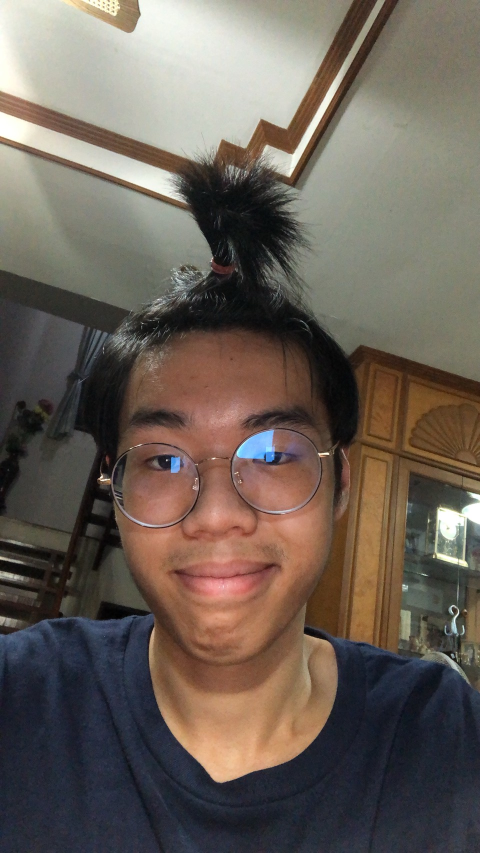
#> input picture sample_image/earth_regis.jpg, 960 x 1706 px (shown at 1/2 size)
$ jupyter execute --allow-errors vgg-face.ipynb
#> lines starting #> are read from the running program, lines starting #| are printed output that depends on the picture
[cell 1]
from keras.engine import  Model
from keras.layers import Input
from keras_vggface.vggface import VGGFace

# Convolution Features
#> (the rest of this cell did not finish here and is left out)

[cell 2]
import cv2
import numpy as np
from PIL import Image
import time
im_path = "sample_image/earth_regis.jpg"
img = cv2.imread(im_path)
#> img is the input picture: shape (1706, 960, 3); mean B, G, R 87.5, 96.4, 106.7
img = cv2.cvtColor(img, cv2.COLOR_BGR2RGB)
img = cv2.resize(img,(224,224))
#> img: shape (224, 224, 3)

#debug
img_debug = Image.fromarray(img)
display(img_debug)

print(img.shape)
#| (224, 224, 3)
img=np.array((img,))
print(img.shape)
#| (1, 224, 224, 3)

start = time.time()
#> (the rest of this cell did not finish here and is left out)

[cell 3]
faceCascade = cv2.CascadeClassifier('Cascades/haarcascade_frontalface_default.xml')

def detect_face(img):
    gray = cv2.cvtColor(img, cv2.COLOR_BGR2GRAY)
    faces = faceCascade.detectMultiScale(
        gray,
        scaleFactor=1.2,
        minNeighbors=5,
        minSize=(20, 20)
    )
    cropped_face = np.zeros(img.shape)
    (x0, y0, w0, h0) = (0,0,0,0)
    if len(faces)!=0:
        print(f"{len(faces)} face detected")
        for (x, y, w, h) in faces:
            cropped_face = img[y:y + h, x:x + w]
            (x0, y0, w0, h0) = (x, y, w, h)
    else:
        print("face not detected!")
    return cropped_face, (x0, y0, w0, h0)

# [16 lines of commented-out code are left out]

[cell 4]
im_path = "sample_image/dene_regis.jpg"
img = cv2.imread(im_path)
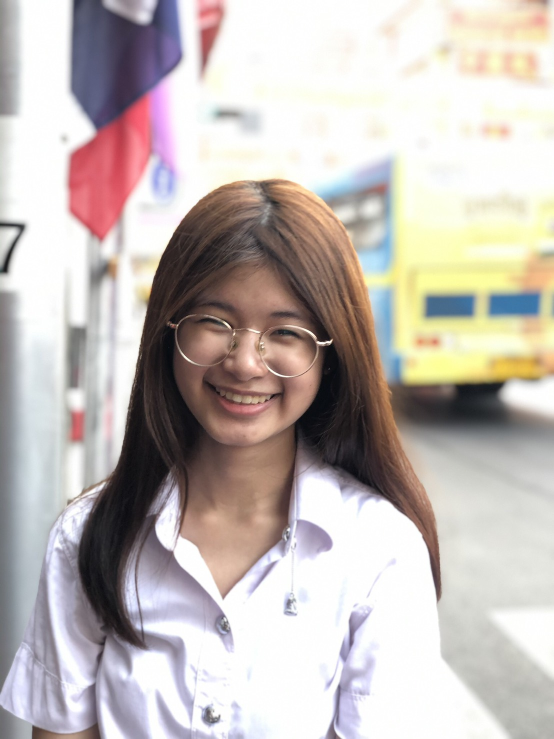
#> input picture sample_image/dene_regis.jpg, 1108 x 1478 px (shown at 1/2 size)
#> img is the input picture: shape (1478, 1108, 3); mean B, G, R 182.2, 186, 194.2
result,_ = detect_face(img)
#> in detect_face, `faces = faceCascade.detectMultiScale( gray, scaleFactor=1.2, minNeighb..`: faces = [[311, 516, 359, 359]]
#| 1 face detected
#> the loop in detect_face, `for (x, y, w, h) in faces:` made 1 pass
#> (x, y, w, h, x0, y0, w0, h0) on pass 1: (311, 516, 359, 359, 311, 516, 359, 359)
#debug
img = cv2.cvtColor(result, cv2.COLOR_BGR2RGB)
#> img: shape (359, 359, 3)
img_debug = Image.fromarray(img)
display(img_debug)

create registration image

[cell 5]
def preprocess(img_path, is_cropped = False):

#> called with img_path = 'sample_image/dene_regis.jpg', is_cropped = False
    img = cv2.imread(img_path)
    img = cv2.cvtColor(img, cv2.COLOR_BGR2RGB)
#> img: shape (1478, 1108, 3)
    if not is_cropped:
        face ,_ = detect_face(img)
#> in detect_face (call 2), `faces = faceCascade.detectMultiScale( gray, scaleFactor=1.2, minNeighb..`: faces = [[311, 512, 366, 366]]
#| 1 face detected
#> the loop in detect_face (call 2), `for (x, y, w, h) in faces:` made 1 pass
#> (x, y, w, h, x0, y0, w0, h0) on pass 1: (311, 512, 366, 366, 311, 512, 366, 366)
#> pass 1, in detect_face (call 2), `cropped_face = img[y:y + h, x:x + w]`:
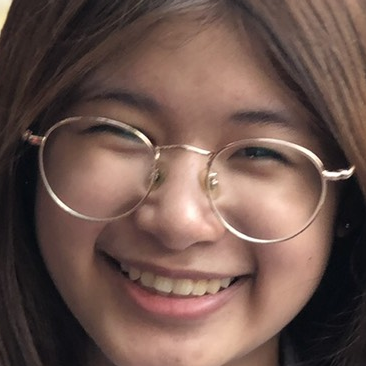
#> cropped_face: shape (366, 366, 3); mean R, G, B 109.8, 85.1, 77.4
    else:
        face = img
    face = cv2.resize(face,(224,224))
    face=np.array((face,))
    return face

def preprocess_video(img):
#     img = cv2.cvtColor(img, cv2.COLOR_BGR2RGB)
    face, (x, y, w, h) = detect_face(img)
    face = cv2.resize(face,(224,224))
    face=np.array((face,))
    return face, (x, y, w, h)

[cell 6]
import os
from tqdm import tqdm
img_list = [f for f in os.listdir("sample_image") if "regis" in f]
# print(regis_list)

regis_data = {}
#> (the rest of this cell did not finish here and is left out)

[cell 7]
sorted(list(regis_data.keys()))

inference test

[cell 8]
regis_person = sorted(list(regis_data.keys()))
extracted_feat = []
for person in regis_person:
    extracted_feat.append(regis_data[person])

[cell 9]
input_path = "sample_image/pan_infer.jpg"

#preprocess
start_pre = time.time()
img_infer = preprocess(input_path,False)
#> call 2 of preprocess, with img_path = 'sample_image/pan_infer.jpg', is_cropped = False
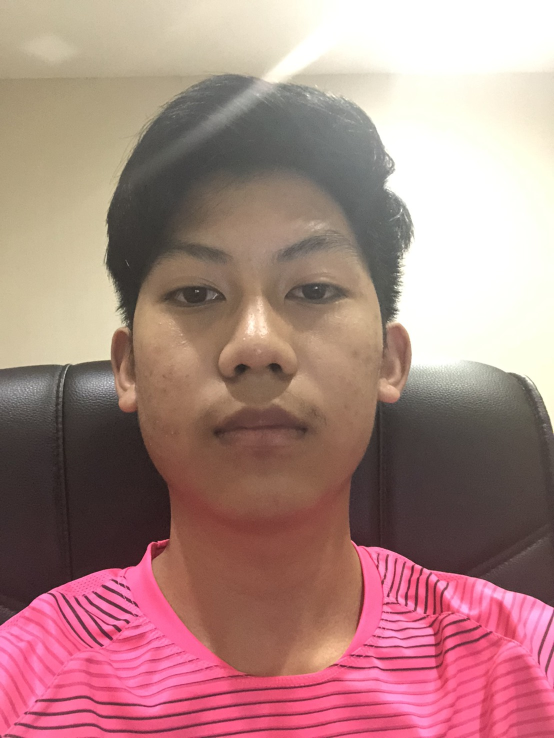
#> input picture sample_image/pan_infer.jpg, 1108 x 1476 px (shown at 1/2 size)
#> in preprocess, img is the input picture: shape (1476, 1108, 3); mean B, G, R 130, 133.3, 171.4
#> in detect_face (call 3), `gray = cv2.cvtColor(img, cv2.COLOR_BGR2GRAY)`:
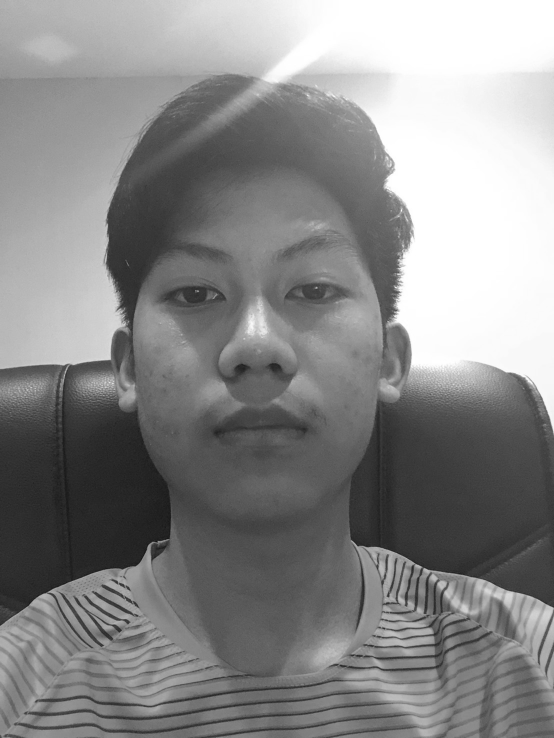
#> gray: shape (1476, 1108) (shown at 1/2 size); min 12, max 255, mean 136.7
#> in detect_face (call 3), `faces = faceCascade.detectMultiScale( gray, scaleFactor=1.2, minNeighb..`: faces = [[180, 320, 671, 671]]
#| 1 face detected
#> the loop in detect_face (call 3), `for (x, y, w, h) in faces:` made 1 pass
#> (x, y, w, h, x0, y0, w0, h0) on pass 1: (180, 320, 671, 671, 180, 320, 671, 671)
#> pass 1, in detect_face (call 3), `cropped_face = img[y:y + h, x:x + w]`:
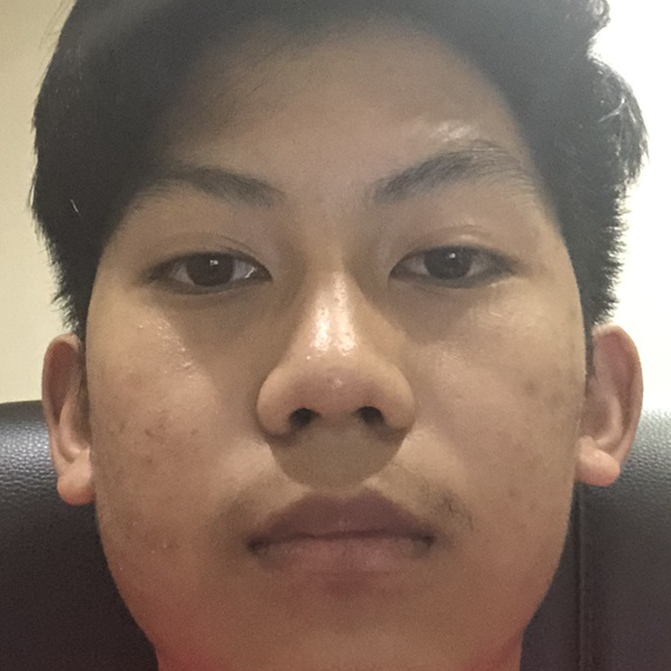
#> cropped_face: shape (671, 671, 3); mean R, G, B 134.8, 113.2, 98.5
print(f"preprocess time : {time.time() - start_pre}")

#debug
img_debug = Image.fromarray(img_infer.astype(np.uint8).reshape(224,224,3))
display(img_debug)

#inference
start_infer = time.time()
#> (the rest of this cell did not finish here and is left out)

#> (a cell that did not finish here is left out)

Video inference

[cell 11]
input_path = "sample_image/earth1_trim.mp4"

cap = cv2.VideoCapture(input_path)
_,frame = cap.read()
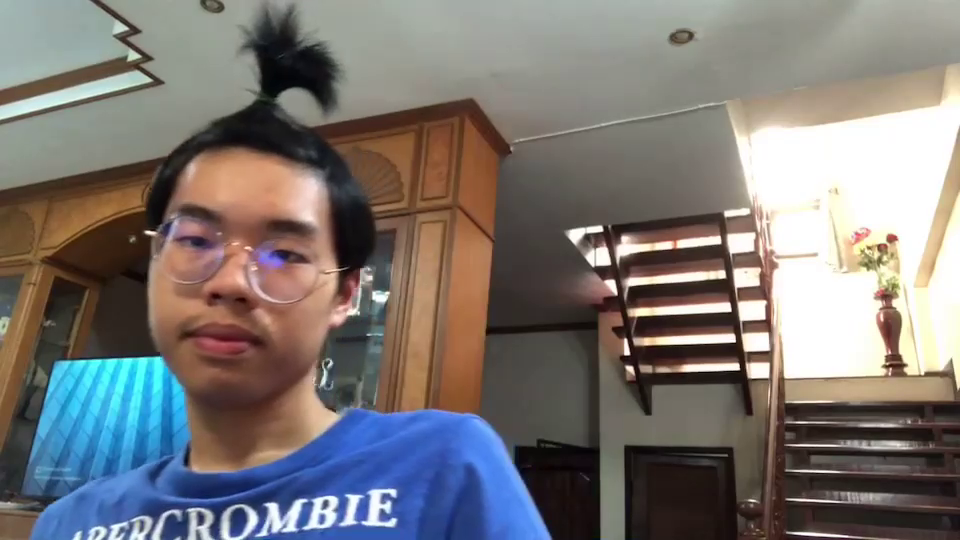
#> input picture frame 3 of sample_image/earth1_trim.mp4, 960 x 540 px
#> frame is the input picture: shape (540, 960, 3); mean B, G, R 116.4, 118.6, 123.4
input_size = (frame.shape[1], frame.shape[0])
#> input_size = (960, 540)
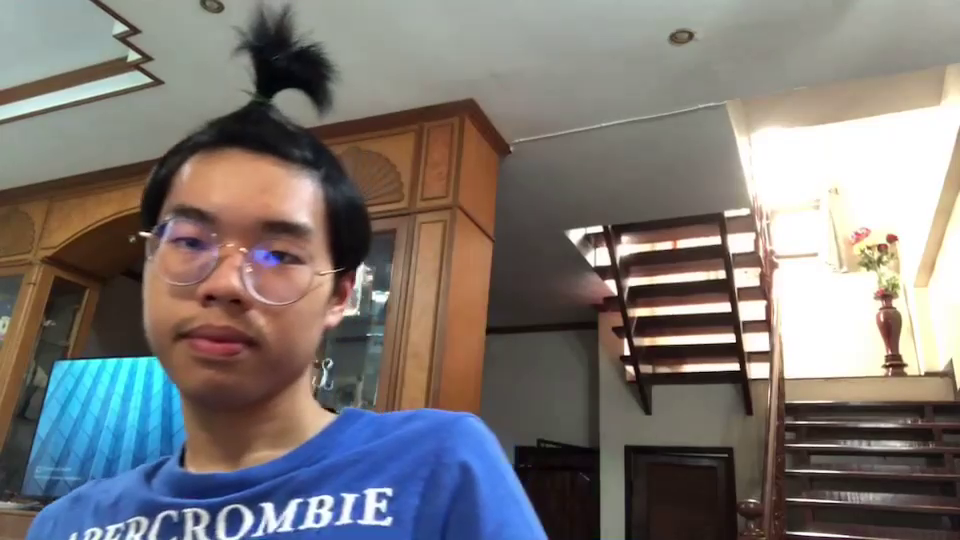
#> input picture frame 4 of sample_image/earth1_trim.mp4, 960 x 540 px
#> further down, frame is the input picture: shape (540, 960, 3); mean B, G, R 116.9, 119, 123.9
input_size = (480,270)

#record inference result
fourcc = cv2.VideoWriter_fourcc(*"mp4v")
save_path = "output/out4.mp4"
writer = cv2.VideoWriter(save_path, fourcc, 2, input_size)

fps = 0.0

#> (the rest of this cell did not finish here and is left out)

#> in detect_face (call 4), `gray = cv2.cvtColor(img, cv2.COLOR_BGR2GRAY)`:
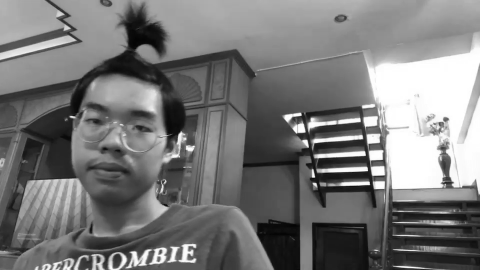
#> gray: shape (270, 480); min 4, max 255, mean 120.3
#> in detect_face (call 4), `faces = faceCascade.detectMultiScale( gray, scaleFactor=1.2, minNeighb..`: faces = [[55, 71, 126, 126]]
#| 1 face detected
#> the loop in detect_face (call 4), `for (x, y, w, h) in faces:` made 1 pass
#> (x, y, w, h, x0, y0, w0, h0) on pass 1: (55, 71, 126, 126, 55, 71, 126, 126)
#> pass 1, in detect_face (call 4), `cropped_face = img[y:y + h, x:x + w]`:
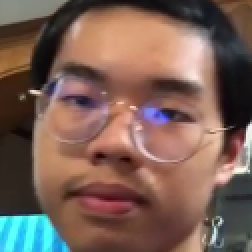
#> cropped_face: shape (126, 126, 3) (shown 2 times larger); mean B, G, R 86.1, 96.5, 122.5
#> in preprocess_video, `face, (x, y, w, h) = detect_face(img)`: x = 55; y = 71; w = 126
#> `img_infer, (x, y, w, h) = preprocess_video(frame)`: x = 55; y = 71; w = 126
        print(f"preprocess time : {time.time() - start_pre}")

        #inference
        start_infer = time.time()
        feature_infer = vgg_features.predict(img_infer)
        print(f"inference time : {time.time() - start_infer}")

        #postprocess
        start_pos = time.time()
        extracted_feat = np.asarray(extracted_feat)
        distances = [np.linalg.norm(f) for f in extracted_feat-feature_infer]
        print(f"postprocess time : {time.time() - start_pos}")

        #result
        person_name = regis_person[np.argmin(distances)]

        #calculate fps
        end = time.time()
        fps = 1/(end -start)
        print("fps {:.2f}".format(fps))

        #display result
        cv2.rectangle(frame, (x, y), (x + w, y + h), (0, 255, 0), 2)
        cv2.putText(frame, person_name, (x,y-10), cv2.FONT_HERSHEY_SIMPLEX, 1, (0,255,0), 2)
        cv2.putText(frame, "fps {:.2f}".format(fps), (10,50), cv2.FONT_HERSHEY_SIMPLEX, 1, (0,255,0), 2)
        writer.write(frame)

        #debug
#         frame = Image.fromarray(frame.astype(np.uint8))
#         display(frame)


    else:
        writer.release()
        cap.release()
        print(f"result saved to {save_path}")
        break

[cell 12]
input_path = "sample_image/earth1_trim.mp4"

cap = cv2.VideoCapture(input_path)

#changing w, h of webcam
# cap.set(3, 640)  # set Width
# cap.set(4, 480)  # set Height
# print(cap.get(3), cap.get(4))

_,frame = cap.read()
input_size = (frame.shape[1], frame.shape[0])
#manual input size
input_size = (480,270)
print(input_size)

#record inference result
fourcc = cv2.VideoWriter_fourcc(*"mp4v")
save_path = "output/out6.mp4"
writer = cv2.VideoWriter(save_path, fourcc, 20, input_size)

print(f"fps input : {cap.get(cv2.CAP_PROP_FPS)}")
fps = 0.0
start = time.time()
while True:

    ret, frame = cap.read()
    if ret:
        #changing w, h of input video
        frame = cv2.resize(frame , input_size)
        #preprocess
        start_pre = time.time()
        gray = cv2.cvtColor(frame, cv2.COLOR_BGR2GRAY)
        faces = faceCascade.detectMultiScale(
            gray,
            scaleFactor=1.2,
            minNeighbors=5,
            minSize=(20, 20)
        )
#> faces = [[55, 71, 126, 126]]
        (x0, y0, w0, h0) = (0,0,0,0)
        if len(faces)!=0:
            print(f"{len(faces)} face detected")
#| 1 face detected
            for (x, y, w, h) in faces:
#                 cropped_face = img[y:y + h, x:x + w]
                (x0, y0, w0, h0) = (x, y, w, h)
#> this loop made 1 pass
        print(f"preprocess time : {time.time() - start_pre}")

        #calculate fps
        end = time.time()
        fps = 1.0/(end -start)
        print(fps)
        start = end

        #display result
        cv2.rectangle(frame, (x0, y0), (x0 + w0, y0 + h0), (0, 255, 0), 2)
#         cv2.putText(frame, person_name, (x,y-10), cv2.FONT_HERSHEY_SIMPLEX, 1, (0,255,0), 2)
        cv2.putText(frame, "fps {:.2f}".format(fps), (10,50), cv2.FONT_HERSHEY_SIMPLEX, 1, (0,255,0), 2)
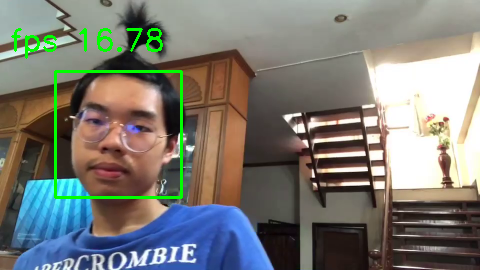
#> frame: shape (270, 480, 3); mean B, G, R 115.3, 122.2, 122.3
        writer.write(frame)

        #debug
#         frame = Image.fromarray(frame.astype(np.uint8))
#         display(frame)


    else:
        writer.release()
        cap.release()
        print(f"result saved to {save_path}")
        break
